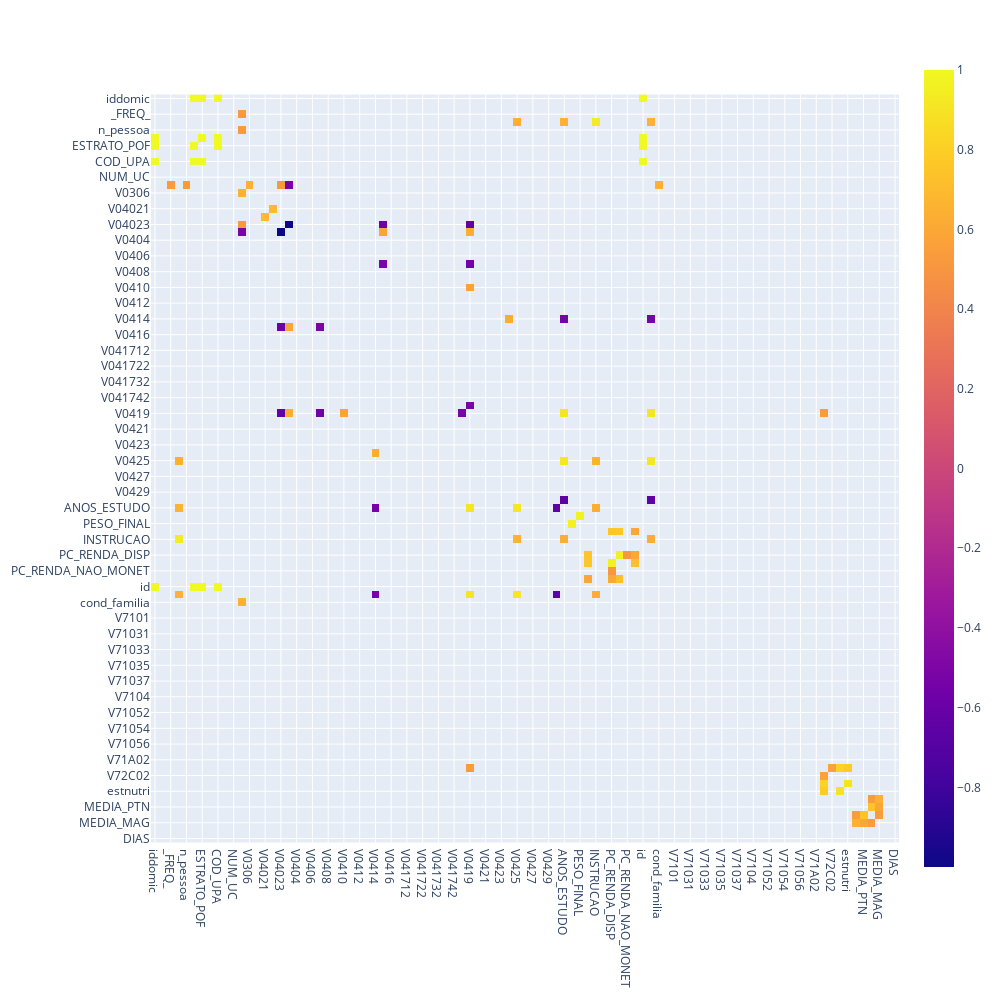

The code cell stored with this chart in its notebook:
### Code cell
dfCorr = dfDieta.corr()
filteredDf = dfCorr[((dfCorr >= .5) | (dfCorr <= -.5)) & (dfCorr !=1.000)]
fig = px.imshow(
    filteredDf,
    width=1000, 
    height=1000
)
fig.show()

### Figure 1 — Plotly figure (JSON) as saved in the notebook; plotly's stock layout.template omitted (floating-point values rounded to 4 significant figures; data arrays with more than 128 entries replaced by an {"elided": "..."} marker saying what was removed)
{"data": [{"coloraxis": "coloraxis", "hovertemplate": "x: %{x}<br>y: %{y}<br>color: %{z}<extra></extra>", "name": "0", "type": "heatmap", "x": ["iddomic", "_TYPE_", "_FREQ_", "esc_ref2", "n_pessoa", "UF", "ESTRATO_POF", "TIPO_SITUACAO_REG", "COD_UPA", "NUM_DOM", "NUM_UC", "COD_INFORMANTE", "V0306", "V0401", "V04021", "V04022", "V04023", "V0403", "V0404", "V0405", "V0406", "V0407", "V0408", "V0409", "V0410", "V0411", "V0412", "V0413", "V0414", "V0415", "V0416", "V041711", "V041712", "V041721", "V041722", "V041731", "V041732", "V041741", "V041742", "V0418", "V0419", "V0420", "V0421", "V0422", "V0423", "V0424", "V0425", "V0426", "V0427", "V0428", "V0429", "V0430", "ANOS_ESTUDO", "PESO", "PESO_FINAL", "RENDA_TOTAL", "INSTRUCAO", "COMPOSICAO", "PC_RENDA_DISP", "PC_RENDA_MONET", "PC_RENDA_NAO_MONET", "PC_DEDUCAO", "id", "esc", "cond_familia", "raca", "V7101", "V7102", "V71031", "V71032", "V71033", "V71034", "V71035", "V71036", "V71037", "V71038", "V7104", "V71051", "V71052", "V71053", "V71054", "V71055", "V71056", "V71A01", "V71A02", "V72C01", "V72C02", "imc", "estnutri", "MEDIA_CAL", "MEDIA_PTN", "MEDIA_LIP", "MEDIA_MAG", "MEDIA_REF", "DIAS"], "xaxis": "x", "y": ["iddomic", "_TYPE_", "_FREQ_", "esc_ref2", "n_pessoa", "UF", "ESTRATO_POF", "TIPO_SITUACAO_REG", "COD_UPA", "NUM_DOM", "NUM_UC", "COD_INFORMANTE", "V0306", "V0401", "V04021", "V04022", "V04023", "V0403", "V0404", "V0405", "V0406", "V0407", "V0408", "V0409", "V0410", "V0411", "V0412", "V0413", "V0414", "V0415", "V0416", "V041711", "V041712", "V041721", "V041722", "V041731", "V041732", "V041741", "V041742", "V0418", "V0419", "V0420", "V0421", "V0422", "V0423", "V0424", "V0425", "V0426", "V0427", "V0428", "V0429", "V0430", "ANOS_ESTUDO", "PESO", "PESO_FINAL", "RENDA_TOTAL", "INSTRUCAO", "COMPOSICAO", "PC_RENDA_DISP", "PC_RENDA_MONET", "PC_RENDA_NAO_MONET", "PC_DEDUCAO", "id", "esc", "cond_familia", "raca", "V7101", "V7102", "V71031", "V71032", "V71033", "V71034", "V71035", "V71036", "V71037", "V71038", "V7104", "V71051", "V71052", "V71053", "V71054", "V71055", "V71056", "V71A01", "V71A02", "V72C01", "V72C02", "imc", "estnutri", "MEDIA_CAL", "MEDIA_PTN", "MEDIA_LIP", "MEDIA_MAG", "MEDIA_REF", "DIAS"], "yaxis": "y", "z": {"elided": "95x95 float values"}}], "layout": {"coloraxis": {"colorscale": [[0, "#0d0887"], [0.1111, "#46039f"], [0.2222, "#7201a8"], [0.3333, "#9c179e"], [0.4444, "#bd3786"], [0.5556, "#d8576b"], [0.6667, "#ed7953"], [0.7778, "#fb9f3a"], [0.8889, "#fdca26"], [1, "#f0f921"]]}, "height": 1000, "margin": {"t": 60}, "width": 1000, "xaxis": {"anchor": "y", "constrain": "domain", "domain": [0, 1], "scaleanchor": "y"}, "yaxis": {"anchor": "x", "autorange": "reversed", "constrain": "domain", "domain": [0, 1]}}}
